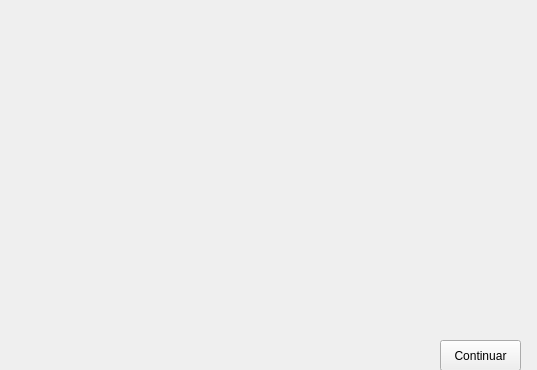
<?xml version="1.0" encoding="UTF-8"?>
<ui version="4.0">
 <class>primero</class>
 <widget class="QWidget" name="primero">
  <property name="geometry">
   <rect>
    <x>0</x>
    <y>0</y>
    <width>537</width>
    <height>370</height>
   </rect>
  </property>
  <property name="acceptDrops">
   <bool>false</bool>
  </property>
  <property name="windowTitle">
   <string>Primero</string>
  </property>
  <property name="toolTip">
   <string>&lt;!DOCTYPE HTML PUBLIC &quot;-//W3C//DTD HTML 4.0//EN&quot; &quot;http://www.w3.org/TR/REC-html40/strict.dtd&quot;&gt;
&lt;html&gt;&lt;head&gt;&lt;meta name=&quot;qrichtext&quot; content=&quot;1&quot; /&gt;&lt;meta charset=&quot;utf-8&quot; /&gt;&lt;style type=&quot;text/css&quot;&gt;
p, li { white-space: pre-wrap; }
hr { height: 1px; border-width: 0; }
li.unchecked::marker { content: &quot;\2610&quot;; }
li.checked::marker { content: &quot;\2612&quot;; }
&lt;/style&gt;&lt;/head&gt;&lt;body style=&quot; font-family:'Segoe UI'; font-size:9pt; font-weight:400; font-style:normal;&quot;&gt;
&lt;p style=&quot;-qt-paragraph-type:empty; margin-top:0px; margin-bottom:0px; margin-left:0px; margin-right:0px; -qt-block-indent:0; text-indent:0px;&quot;&gt;&lt;br /&gt;&lt;/p&gt;&lt;/body&gt;&lt;/html&gt;</string>
  </property>
  <property name="styleSheet">
   <string notr="true"/>
  </property>
  <widget class="QPushButton" name="btnContinuar">
   <property name="geometry">
    <rect>
     <x>440</x>
     <y>340</y>
     <width>81</width>
     <height>31</height>
    </rect>
   </property>
   <property name="text">
    <string>Continuar</string>
   </property>
  </widget>
  <widget class="QLabel" name="gokuLabel">
   <property name="geometry">
    <rect>
     <x>30</x>
     <y>100</y>
     <width>111</width>
     <height>131</height>
    </rect>
   </property>
   <property name="text">
    <string/>
   </property>
  </widget>
  <widget class="QLabel" name="labelKamisama">
   <property name="geometry">
    <rect>
     <x>10</x>
     <y>310</y>
     <width>411</width>
     <height>51</height>
    </rect>
   </property>
   <property name="text">
    <string/>
   </property>
  </widget>
  <widget class="QLabel" name="labelEstado">
   <property name="geometry">
    <rect>
     <x>20</x>
     <y>260</y>
     <width>291</width>
     <height>41</height>
    </rect>
   </property>
   <property name="text">
    <string/>
   </property>
  </widget>
 </widget>
 <resources/>
 <connections/>
</ui>
